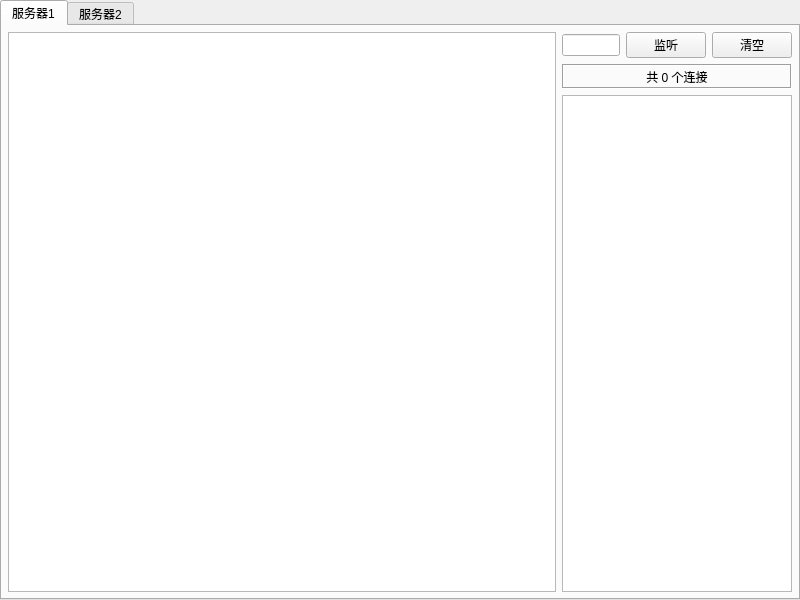
<?xml version="1.0" encoding="UTF-8"?>
<ui version="4.0">
 <class>frmMain</class>
 <widget class="QWidget" name="frmMain">
  <property name="geometry">
   <rect>
    <x>0</x>
    <y>0</y>
    <width>800</width>
    <height>600</height>
   </rect>
  </property>
  <property name="windowTitle">
   <string>Form</string>
  </property>
  <layout class="QVBoxLayout" name="verticalLayout">
   <property name="leftMargin">
    <number>0</number>
   </property>
   <property name="topMargin">
    <number>0</number>
   </property>
   <property name="rightMargin">
    <number>0</number>
   </property>
   <property name="bottomMargin">
    <number>0</number>
   </property>
   <item>
    <widget class="QTabWidget" name="tabWidget">
     <property name="currentIndex">
      <number>0</number>
     </property>
     <widget class="QWidget" name="tab1">
      <attribute name="title">
       <string>服务器1</string>
      </attribute>
      <layout class="QHBoxLayout" name="horizontalLayout">
       <property name="leftMargin">
        <number>6</number>
       </property>
       <property name="topMargin">
        <number>6</number>
       </property>
       <property name="rightMargin">
        <number>6</number>
       </property>
       <property name="bottomMargin">
        <number>6</number>
       </property>
       <item>
        <widget class="QTextEdit" name="txtMain1">
         <property name="readOnly">
          <bool>true</bool>
         </property>
        </widget>
       </item>
       <item>
        <widget class="QWidget" name="widget1" native="true">
         <property name="maximumSize">
          <size>
           <width>230</width>
           <height>16777215</height>
          </size>
         </property>
         <layout class="QGridLayout" name="gridLayout_2">
          <property name="leftMargin">
           <number>0</number>
          </property>
          <property name="topMargin">
           <number>0</number>
          </property>
          <property name="rightMargin">
           <number>0</number>
          </property>
          <property name="bottomMargin">
           <number>0</number>
          </property>
          <item row="2" column="0" colspan="3">
           <widget class="QListWidget" name="listWidget1"/>
          </item>
          <item row="0" column="0">
           <widget class="QLineEdit" name="txtListenPort1"/>
          </item>
          <item row="0" column="2">
           <widget class="QPushButton" name="btnClear1">
            <property name="text">
             <string>清空</string>
            </property>
           </widget>
          </item>
          <item row="0" column="1">
           <widget class="QPushButton" name="btnListen1">
            <property name="text">
             <string>监听</string>
            </property>
           </widget>
          </item>
          <item row="1" column="0" colspan="3">
           <widget class="QLabel" name="labCount1">
            <property name="minimumSize">
             <size>
              <width>0</width>
              <height>25</height>
             </size>
            </property>
            <property name="frameShape">
             <enum>QFrame::Box</enum>
            </property>
            <property name="frameShadow">
             <enum>QFrame::Sunken</enum>
            </property>
            <property name="text">
             <string>共 0 个连接</string>
            </property>
            <property name="alignment">
             <set>Qt::AlignCenter</set>
            </property>
           </widget>
          </item>
         </layout>
        </widget>
       </item>
      </layout>
     </widget>
     <widget class="QWidget" name="tab2">
      <attribute name="title">
       <string>服务器2</string>
      </attribute>
      <layout class="QHBoxLayout" name="horizontalLayout_2">
       <property name="leftMargin">
        <number>6</number>
       </property>
       <property name="topMargin">
        <number>6</number>
       </property>
       <property name="rightMargin">
        <number>6</number>
       </property>
       <property name="bottomMargin">
        <number>6</number>
       </property>
       <item>
        <widget class="QTextEdit" name="txtMain2">
         <property name="readOnly">
          <bool>true</bool>
         </property>
        </widget>
       </item>
       <item>
        <widget class="QWidget" name="widget2" native="true">
         <property name="maximumSize">
          <size>
           <width>230</width>
           <height>16777215</height>
          </size>
         </property>
         <layout class="QGridLayout" name="gridLayout_3">
          <property name="leftMargin">
           <number>0</number>
          </property>
          <property name="topMargin">
           <number>0</number>
          </property>
          <property name="rightMargin">
           <number>0</number>
          </property>
          <property name="bottomMargin">
           <number>0</number>
          </property>
          <item row="0" column="1">
           <widget class="QPushButton" name="btnListen2">
            <property name="text">
             <string>监听</string>
            </property>
           </widget>
          </item>
          <item row="0" column="0">
           <widget class="QLineEdit" name="txtListenPort2"/>
          </item>
          <item row="0" column="2">
           <widget class="QPushButton" name="btnClear2">
            <property name="text">
             <string>清空</string>
            </property>
           </widget>
          </item>
          <item row="2" column="0" colspan="3">
           <widget class="QListWidget" name="listWidget2"/>
          </item>
          <item row="1" column="0" colspan="3">
           <widget class="QLabel" name="labCount2">
            <property name="minimumSize">
             <size>
              <width>0</width>
              <height>25</height>
             </size>
            </property>
            <property name="frameShape">
             <enum>QFrame::Box</enum>
            </property>
            <property name="frameShadow">
             <enum>QFrame::Sunken</enum>
            </property>
            <property name="text">
             <string>共 0 个连接</string>
            </property>
            <property name="alignment">
             <set>Qt::AlignCenter</set>
            </property>
           </widget>
          </item>
         </layout>
        </widget>
       </item>
      </layout>
     </widget>
    </widget>
   </item>
  </layout>
 </widget>
 <resources/>
 <connections/>
</ui>
